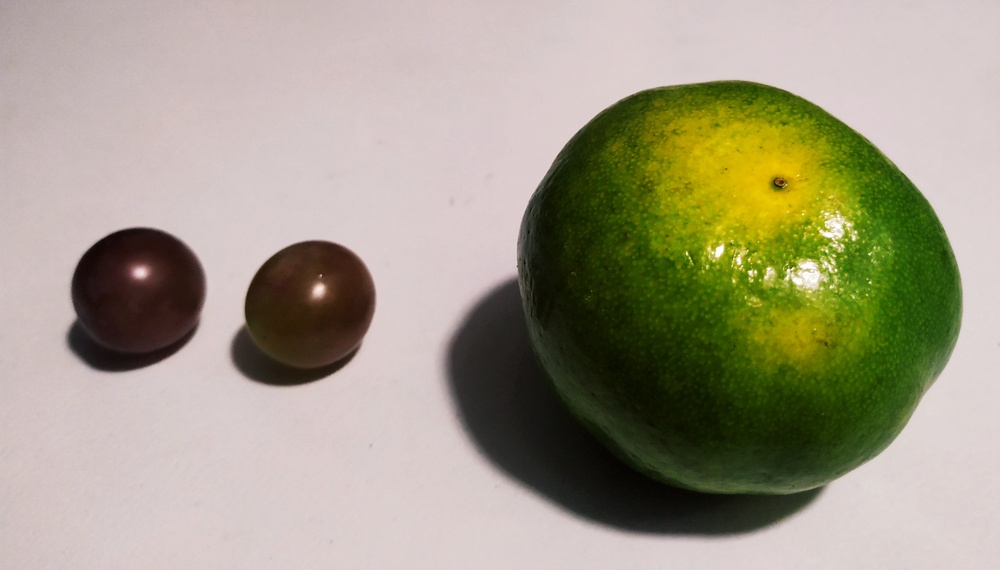
//> input picture images/fruit.jpg, 1000 x 570 px, shrunk from 4000 x 2281 before the run
$ ./ImgContours ../images/fruit.jpg   (built with g++ and OpenCV 4)
//> lines starting //> are read from the running program, lines starting //| are printed output that depends on the picture; after the words box and inside, x2 and y2 are one past the last pixel; in counts of white or black regions, pixels touching at a corner belong together
#include <iostream>
#include "opencv2/opencv.hpp"
#include "opencv2/highgui.hpp"
#include "opencv2/imgcodecs.hpp"
#include "opencv2/imgproc.hpp"

using namespace cv;
using namespace std;


int thresh = 110;
int main( int, char** argv )
{
  Mat img;
  Mat img_gray;
  img = imread( argv[1], IMREAD_COLOR );
//> img is the input picture: 570 rows x 1000 cols, CV_8UC3; mean B, G, R 134, 154.8, 160.9
  cvtColor( img, img_gray, COLOR_BGR2GRAY );
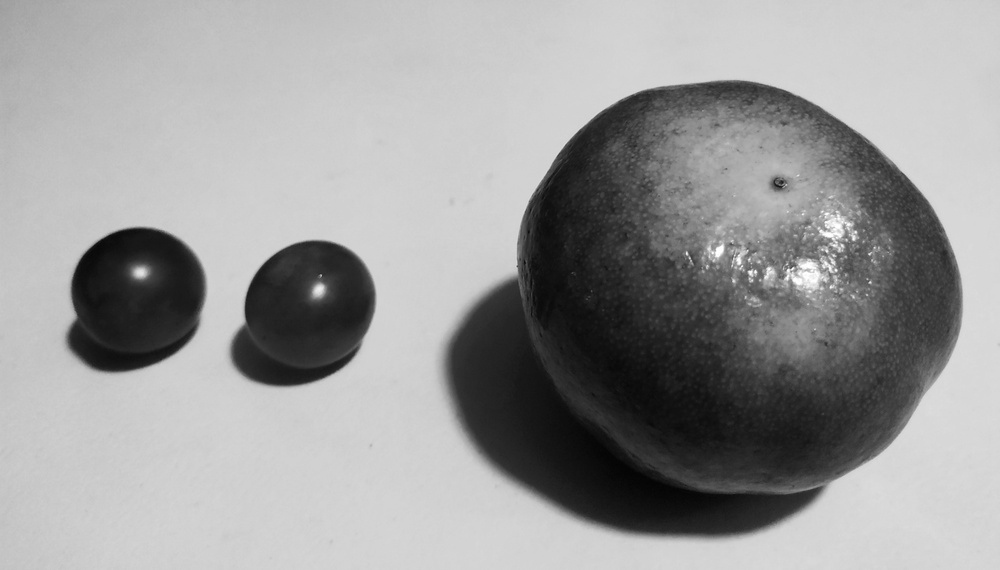
//> img_gray: 570 rows x 1000 cols, CV_8UC1; min 3, max 255, mean 154.3
  blur( img_gray, img_gray, Size(3,3) );


  threshold( img_gray, img_gray, thresh, 255, THRESH_BINARY );
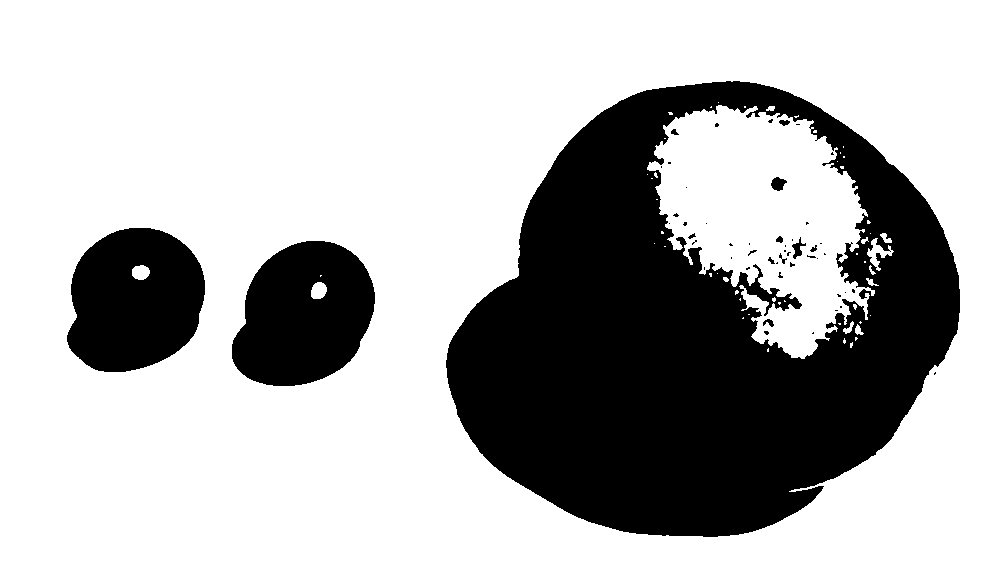
//> img_gray: 570 rows x 1000 cols, CV_8UC1; 70.7% white; 51 black regions (38 under 20 px)

  vector<vector<Point> > contours;
  vector<Vec4i> hierarchy;
  findContours( img_gray, contours, hierarchy, RETR_TREE, CHAIN_APPROX_SIMPLE );
//> contours = 110 contours, 81 with area under 20; largest, box (x1, y1, x2, y2) and area: (0, 0, 1000, 570) 568431, (445, 80, 961, 538) 171260, (647, 105, 875, 359) 33388, (66, 227, 206, 373) 15945, (231, 240, 376, 387) 15914


  vector<vector<Point> > poly( contours.size() );
//> poly = 110 empty contours
  vector<Point2f>circle_center( contours.size() );
  vector<float>circle_radius( contours.size() );
  Mat dst = Mat::zeros( img_gray.size(), CV_8UC3 );
  if(!contours.empty())
  {
	  RNG rng(time(0));
	  size_t i = 0;
	  for( ; i < contours.size(); i++ )
	  {
		  Scalar color = Scalar( rng.uniform(0, 255), rng.uniform(0,255), rng.uniform(0,255) );
		  approxPolyDP( Mat(contours[i]), poly[i], 5, true );
		  drawContours( dst, poly, (int)i, color, 1, 8, vector<Vec4i>(), 0, Point() );

		  minEnclosingCircle( poly[i], circle_center[i], circle_radius[i] );
		  circle( dst, circle_center[i], (int)circle_radius[i], color, 2, 8 );
	  }
//> this loop made 110 passes
  }

  imwrite( "images/Output_Image.jpg", dst );
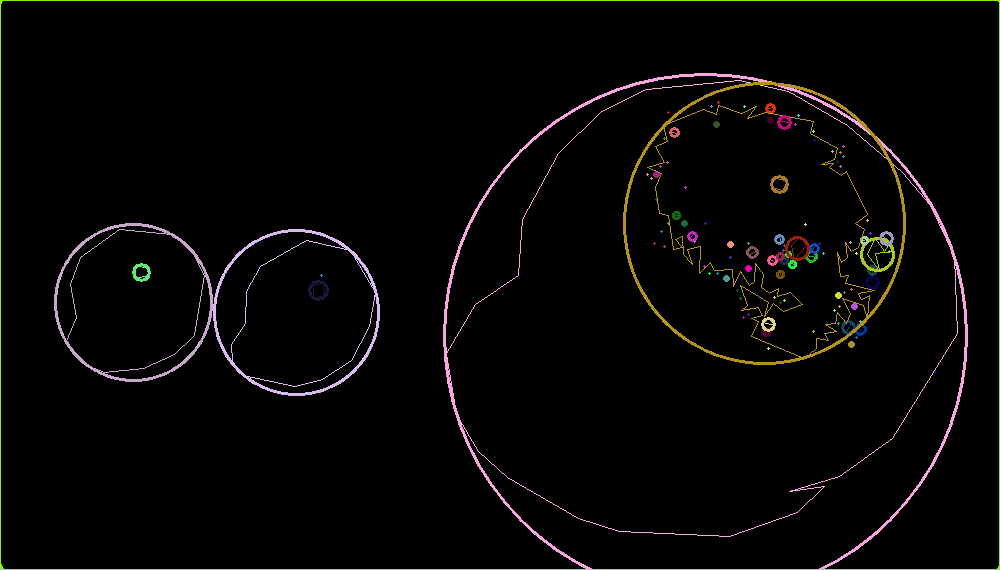
//> saved as Output_Image.jpg: 570 rows x 1000 cols, CV_8UC3; mean B, G, R 4.4, 5.7, 6.5

  return(0);
}
